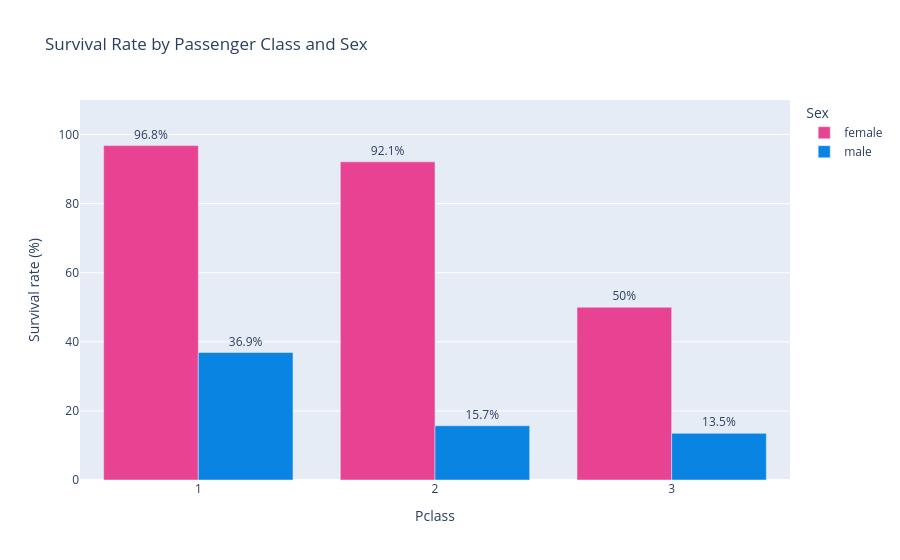

Notebook code for this chart:
### Code cell
rate = (df.groupby(["Pclass", "Sex"])["Survived"].mean().mul(100).round(1).reset_index())
fig = px.bar(rate, x="Pclass", y="Survived", color="Sex", barmode="group", text="Survived",
             color_discrete_map={"female": "#e84393", "male": "#0984e3"},
             labels={"Survived": "Survival rate (%)"},
             title="Survival Rate by Passenger Class and Sex")
fig.update_traces(texttemplate="%{text}%", textposition="outside")
fig.update_layout(yaxis_range=[0, 110], xaxis=dict(dtick=1))
fig.write_html("plots_html/survival_by_class_and_sex.html", include_plotlyjs="cdn")
fig.show()

### Figure 1 — Plotly figure (JSON) as saved in the notebook; plotly's stock layout.template omitted (floating-point values rounded to 4 significant figures)
{"data": [{"alignmentgroup": "True", "hovertemplate": "Sex=female<br>Pclass=%{x}<br>Survival rate (%)=%{text}<extra></extra>", "legendgroup": "female", "marker": {"color": "#e84393", "pattern": {"shape": ""}}, "name": "female", "offsetgroup": "female", "orientation": "v", "showlegend": true, "text": [96.8, 92.1, 50.0], "textposition": "outside", "texttemplate": "%{text}%", "type": "bar", "x": [1, 2, 3], "xaxis": "x", "y": [96.8, 92.1, 50.0], "yaxis": "y"}, {"alignmentgroup": "True", "hovertemplate": "Sex=male<br>Pclass=%{x}<br>Survival rate (%)=%{text}<extra></extra>", "legendgroup": "male", "marker": {"color": "#0984e3", "pattern": {"shape": ""}}, "name": "male", "offsetgroup": "male", "orientation": "v", "showlegend": true, "text": [36.9, 15.7, 13.5], "textposition": "outside", "texttemplate": "%{text}%", "type": "bar", "x": [1, 2, 3], "xaxis": "x", "y": [36.9, 15.7, 13.5], "yaxis": "y"}], "layout": {"barmode": "group", "legend": {"title": {"text": "Sex"}, "tracegroupgap": 0}, "title": {"text": "Survival Rate by Passenger Class and Sex"}, "xaxis": {"anchor": "y", "domain": [0.0, 1.0], "dtick": 1, "title": {"text": "Pclass"}}, "yaxis": {"anchor": "x", "domain": [0.0, 1.0], "range": [0, 110], "title": {"text": "Survival rate (%)"}}}}
